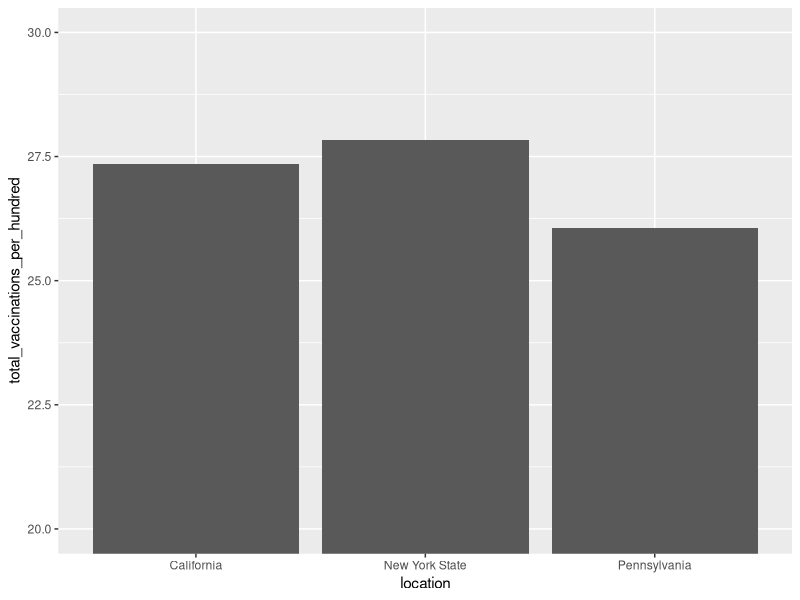

Generate this figure with R:
## ---- chunk 1
library(tidyverse)
library(ggplot2)
## ---- chunk 2
cov_19_vaccine <- read.csv("data/us_state_vaccinations.csv")
## ---- chunk 3
cov_19_vaccine %>%
  glimpse()
## ---- chunk 4
cov_19_vaccine %>%
  distinct(location)
## ---- chunk 5
cov_19_vaccine %>%
  filter(date == "2021-03-08" & 
         location %in% c('New York State', 'California', 'Pennsylvania')) %>%
  ggplot(aes(x = location, y = total_vaccinations_per_hundred)) + 
  geom_col() + 
  coord_cartesian(ylim=c(20, 30))
